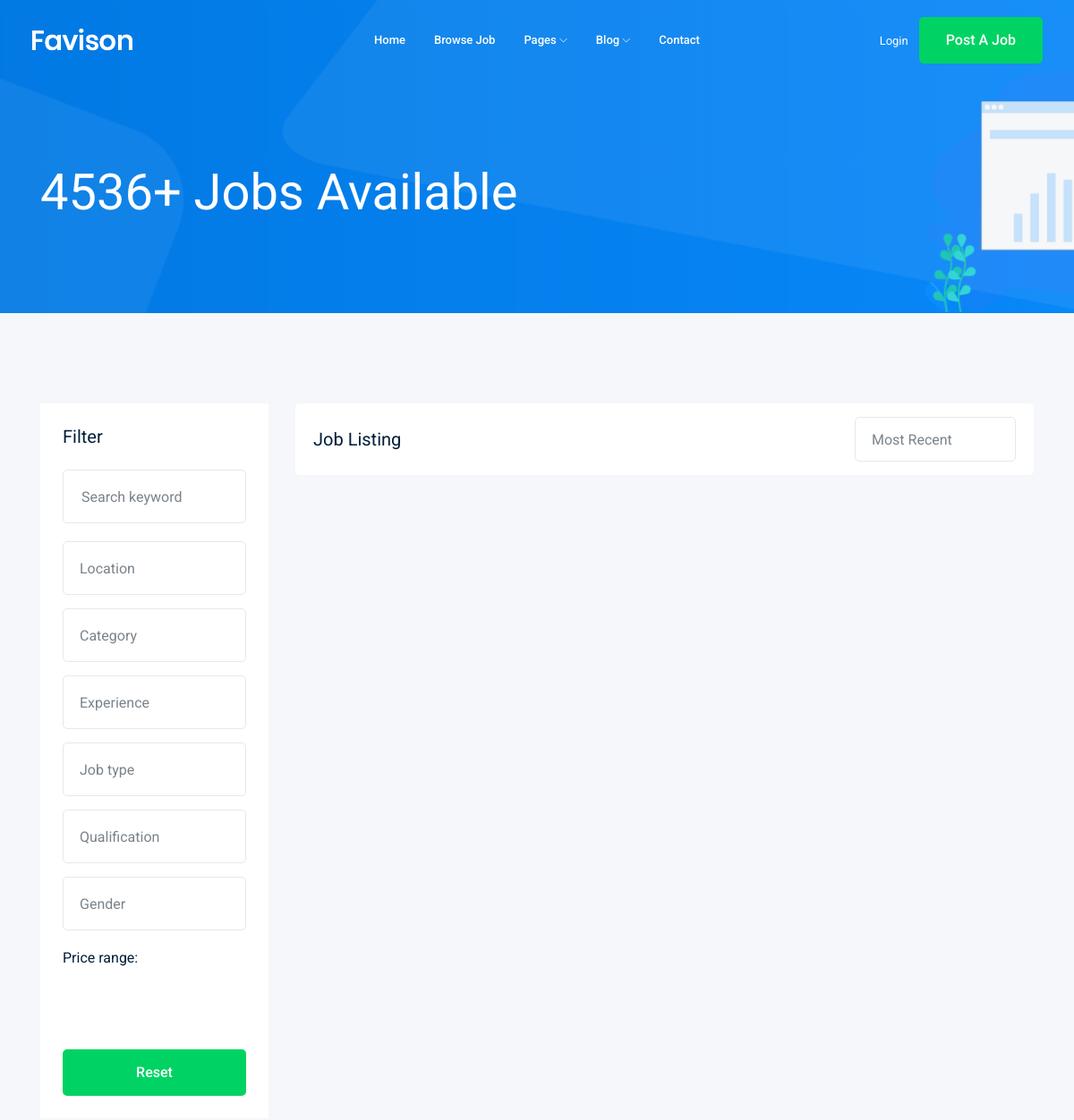
The page /jobs/ (upper part) on the database as committed earlier.
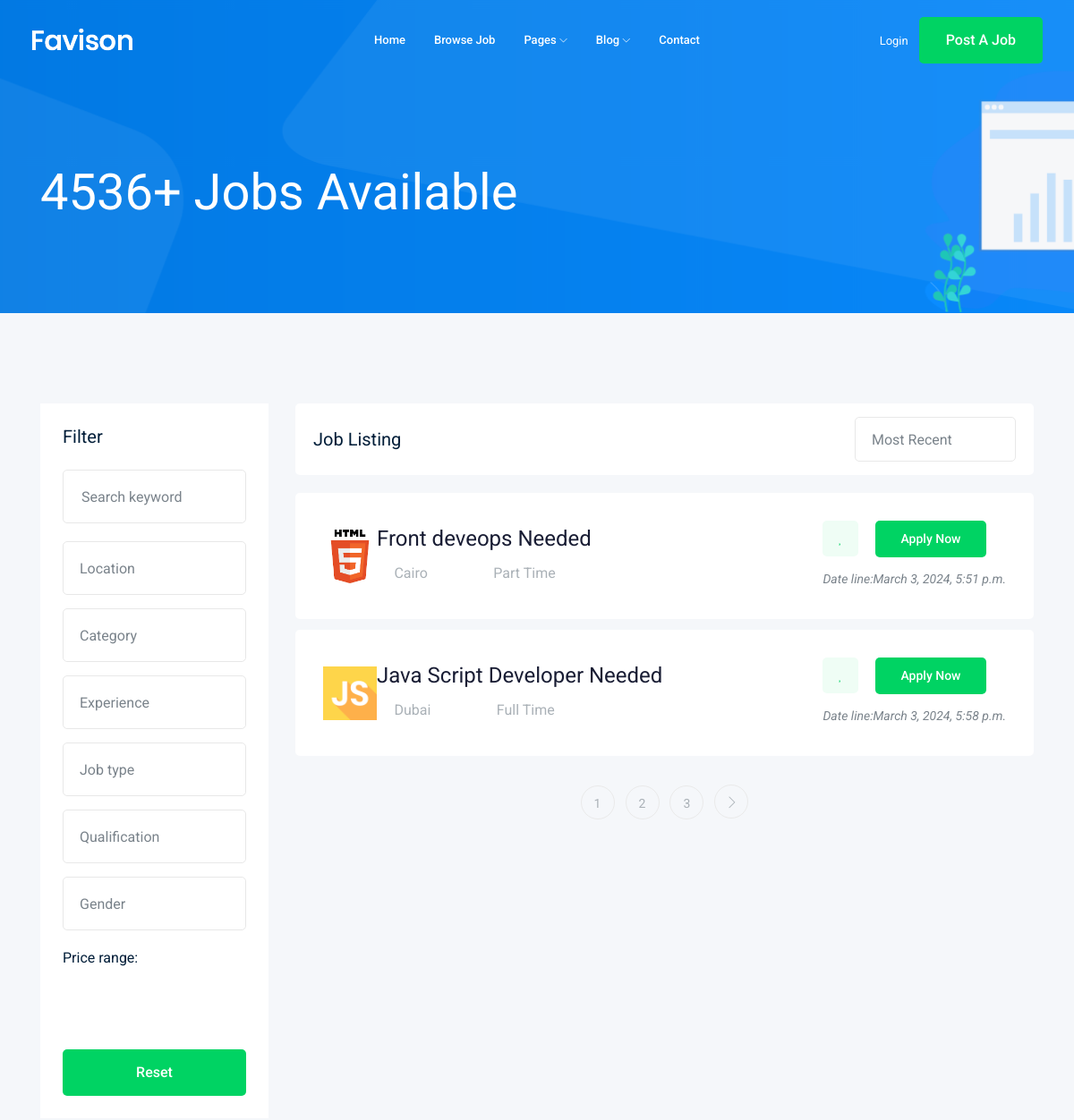
The same page on the database as committed later.
### job/models.py (models this page shows, shortened)
class Job(models.Model):
    user = models.ForeignKey(User, on_delete=models.CASCADE)
    job_name = models.CharField(max_length=150)
    slug = models.SlugField(blank=True,null=True)
    category = models.ForeignKey(Category,  on_delete=models.CASCADE)
    job_type = models.CharField(max_length=50,choices=JOB_TYPE)
    salary = models.IntegerField()
    vacancy = models.IntegerField()
    description = models.TextField()
    location = models.CharField(max_length=150)
    published_on = models.DateTimeField(auto_now_add=True)
    updated_at = models.DateTimeField(auto_now=True)
    image = models.ImageField(upload_to=image_upload, height_field=None, width_field=None, max_length=None)
    is_active = models.BooleanField(default=True)
    def __str__(self):
        return self.job_name

### job/views.py (the view)
# urls.py: path('',views.job_list,name='job_list'),
def job_list(request):
    jobs = Job.objects.all()
    paginator = Paginator(jobs, 2) #(Queryset,number of objects)
    page_number = request.GET.get("page")
    page_obj = paginator.get_page(page_number)
    print(page_obj)
    context = {
        'jobs' : page_obj,
    }
    return render(request,'jobs/job_list.html',context)

### templates/jobs/job_list.html (shortened to what this page needs)
{% extends "base.html" %}
{% block body %}
    <div class="bradcam_area bradcam_bg_1">
        <div class="container">
            <div class="row">
                <div class="col-xl-12">
                    <div class="bradcam_text">
                        <h3>4536+ Jobs Available</h3>
                    </div>
                </div>
            </div>
        </div>
    </div>
    <div class="job_listing_area plus_padding">
        <div class="container">
            <div class="row">
                <div class="col-lg-3">
                    <div class="job_filter white-bg">
                        <div class="form_inner white-bg">
                            <h3>Filter</h3>
                            <form action="#">
                                <div class="row">
                                    <div class="col-lg-12">
                                        <div class="single_field">
                                            <input type="text" placeholder="Search keyword">
                                        </div>
                                    </div>
                                    <div class="col-lg-12">
                                    </div>
                                    <div class="col-lg-12">
                                    </div>
                                    <div class="col-lg-12">
                                    </div>
                                    <div class="col-lg-12">
                                    </div>
                                    <div class="col-lg-12">
                                    </div>
                                    <div class="col-lg-12">
                                    </div>
                                </div>
                            </form>
                        </div>
                        <div class="range_wrap">
                            <label for="amount">Price range:</label>
                            <p>
                                <input type="text" id="amount" readonly style="border:0; color:#7A838B; font-size: 14px; font-weight:400;">
                            </p>
                        </div>
                        <div class="reset_btn">
                            <button  class="boxed-btn3 w-100" type="submit">Reset</button>
                        </div>
                    </div>
                </div>
                <div class="col-lg-9">
                    <div class="recent_joblist_wrap">
                        <div class="recent_joblist white-bg ">
                            <div class="row align-items-center">
                                <div class="col-md-6">
                                    <h4>Job Listing</h4>
                                </div>
                                <div class="col-md-6">
                                    <div class="serch_cat d-flex justify-content-end">
                                    </div>
                                </div>
                            </div>
                        </div>
                    </div>
                    <div class="job_lists m-0">
                        <div class="row">
                            {% for job in jobs %}
                            <div class="col-lg-12 col-md-12">
                                <div class="single_jobs white-bg d-flex justify-content-between">
                                    <div class="jobs_left d-flex align-items-center">
                                        <div class="">
                                            <img src="{{job.image.url}}" alt="" style="width:60px;height:60px;">
                                        </div>
                                        <div class="jobs_conetent">
                                            <a href="{{job.slug}}/"><h4>{{job}}</h4></a>
                                            <div class="links_locat d-flex align-items-center">
                                                <div class="location">
                                                    <p> <i class="fa fa-map-marker"></i>{{job.location}}</p>
                                                </div>
                                                <div class="location">
                                                    <p> <i class="fa fa-clock-o"></i> {{job.job_type}}</p>
                                                </div>
                                            </div>
                                        </div>
                                    </div>
                                    <div class="jobs_right">
                                        <div class="apply_now">
                                            <a class="heart_mark" href="#"> <i class="fa fa-heart"></i> </a>
                                            <a href="{% url "jobs:job_detail" job.slug %}" class="boxed-btn3">Apply Now</a>
                                        </div>
                                        <div class="date">
                                            <p>Date line:{{job.published_on}}</p>
                                        </div>
                                    </div>
                                </div>
                            </div>
                            {% endfor %}
                        </div>
                        {% if jobs.has_other_pages %}
                        <div class="row">
                            <div class="col-lg-12">
                                <div class="pagination_wrap">
                                    <ul>
                                        {% for i in jobs.paginator.page_range %}
                                        <li><a href="?page={{i}}"><span>{{i}}</span></a></li>
                                        {% endfor %}
                                        {% if jobs.has_next %}
                                        <li><a href="?page={{jobs.next_page_number}}"> <i class="ti-angle-right"></i> </a></li>
                                        {% endif %}
                                    </ul>
                                </div>
                            </div>
                        </div>
                        {% endif %}
                    </div>
                </div>
            </div>
        </div>
    </div>
{% endblock body %}

### templates/base.html (shortened to what this page needs)
<!doctype html>
{% load static %}
<html class="no-js" lang="zxx">
<head>
    <link rel="stylesheet" href="{% static "css/bootstrap.min.css" %}">
    <link rel="stylesheet" href="{% static 'css/owl.carousel.min.css' %}">
    <link rel="stylesheet" href="{% static 'css/magnific-popup.css' %}">
    <link rel="stylesheet" href="{% static 'css/font-awesome.min.css' %}">
    <link rel="stylesheet" href="{% static 'css/themify-icons.css' %}">
    <link rel="stylesheet" href="{% static 'css/nice-select.css' %}">
    <link rel="stylesheet" href="{% static 'css/flaticon.css' %}">
    <link rel="stylesheet" href="{% static 'css/gijgo.css' %}">
    <link rel="stylesheet" href="{% static 'css/animate.min.css' %}">
    <link rel="stylesheet" href="{% static 'css/slicknav.css' %}">
    <link rel="stylesheet" href="{% static 'css/style.css' %}">
</head>
<body>
    <header>
        <div class="header-area ">
            <div id="sticky-header" class="main-header-area">
                <div class="container-fluid ">
                    <div class="header_bottom_border">
                        <div class="row align-items-center">
                            <div class="col-xl-3 col-lg-2">
                                <div class="logo">
                                    <a href="index.html">
                                        <img src="img/logo.png" alt="">
                                    </a>
                                </div>
                            </div>
                            <div class="col-xl-6 col-lg-7">
                                <div class="main-menu  d-none d-lg-block">
                                    <nav>
                                        <ul id="navigation">
                                            <li><a href="{% url "home" %}">home</a></li>
                                            <li><a href="{% url "jobs:job_list" %}">Browse Job</a></li>
                                            <li><a href="#">pages <i class="ti-angle-down"></i></a>
                                            </li>
                                            <li><a href="#">blog <i class="ti-angle-down"></i></a>
                                            </li>
                                            <li><a href="contact.html">Contact</a></li>
                                        </ul>
                                    </nav>
                                </div>
                            </div>
                            <div class="col-xl-3 col-lg-3 d-none d-lg-block">
                                <div class="Appointment">
                                    <div class="phone_num d-none d-xl-block">
                                        {% if request.user.is_authenticated %}
                                        <a href="#">{{request.user}}</a>
                                        <a href="{% url "accounts:logout" %}">Logout</a>
                                        {% else %}
                                        <a href="{% url "accounts:login" %}">Login</a>
                                        {% endif %}
                                    </div>
                                    <div class="d-none d-lg-block">
                                        <a class="boxed-btn3" href="#">Post a Job</a>
                                    </div>
                                </div>
                            </div>
                            <div class="col-12">
                            </div>
                        </div>
                    </div>
                </div>
            </div>
        </div>
    </header>
    {% block body %}
    {% endblock body %}
</body>
</html>

Rows that differ between the two databases and show on the page:
added Job: image (picture), job_name "Front deveops Needed", location "Cairo", job_type "Part Time", published_on "March 3, 2024, 5:51 p.m."
added Job: image (picture), job_name "Java Script Developer Needed", location "Dubai", job_type "Full Time", published_on "March 3, 2024, 5:58 p.m."
Other text that changed with them:
new list line: "1"
new list line: "2"
new list line: "3"
